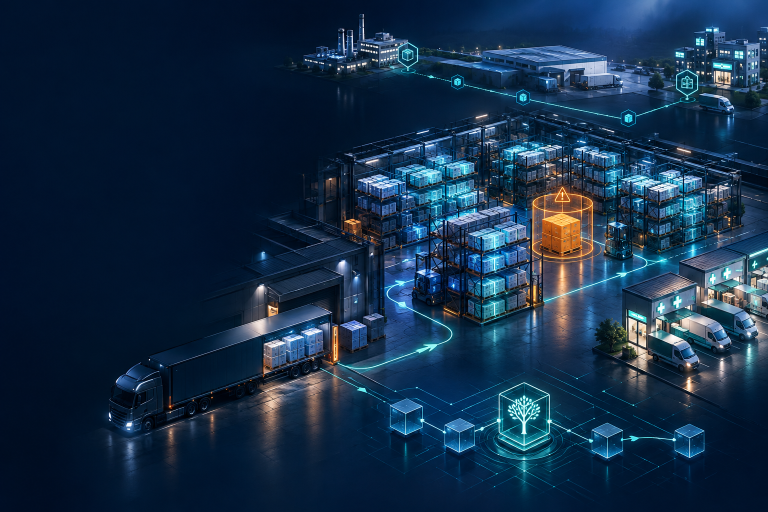
#> input picture assets/omni-ledger-cover.png, 1536 x 1024 px (shown at 1/2 size)
$ python build-pitch-deck.py
#> lines starting #> are read from the running program, lines starting #| are printed output that depends on the picture
from pptx import Presentation
from pptx.util import Inches, Pt
from pptx.enum.text import PP_ALIGN, MSO_ANCHOR
from pptx.enum.shapes import MSO_SHAPE, MSO_CONNECTOR
from pptx.dml.color import RGBColor
from PIL import Image, ImageEnhance
from pathlib import Path

ROOT = Path(__file__).resolve().parents[1]
OUT = ROOT / 'PITCH_DECK.pptx'
ASSET = ROOT / 'assets' / 'omni-ledger-cover.png'
BG_IMG = ROOT / 'assets' / 'omni-ledger-cover-16x9.jpg'

# Build a clean 16:9 crop for the deck while preserving the generated artwork.
im = Image.open(ASSET).convert('RGB')
#> im is the input picture: PIL image 1536x1024 RGB; mean R, G, B 21.4, 46.2, 71.9
w, h = im.size
#> w = 1536; h = 1024
target_ratio = 16/9
if w/h < target_ratio:
    new_h = int(w/target_ratio)
#> new_h = 864
    top = (h-new_h)//2
#> top = 80
    im = im.crop((0, top, w, top+new_h))
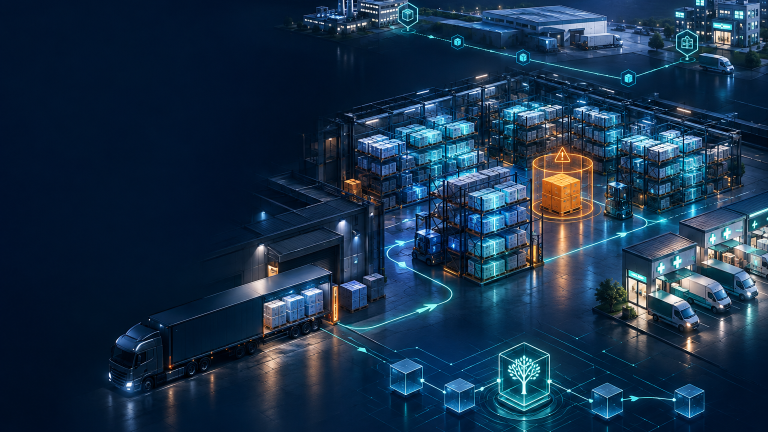
#> im: PIL image 1536x864 RGB (shown at 1/2 size); mean R, G, B 24.3, 49.1, 73.7
else:
    new_w = int(h*target_ratio)
    left = (w-new_w)//2
    im = im.crop((left, 0, left+new_w, h))
im = im.resize((1920,1080), Image.Resampling.LANCZOS)
#> im: PIL image 1920x1080 RGB
im.save(BG_IMG, quality=90, optimize=True)

#> (the run stopped early here; a loop or call above may not have finished)
